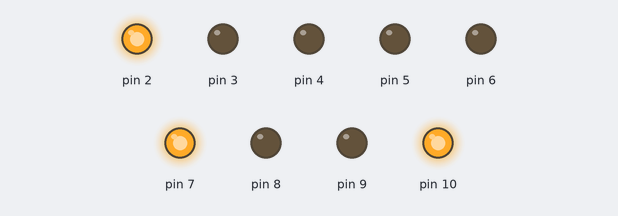
The sketch below on a simulated Arduino Uno, built with avr-gcc and run on an emulated ATmega328P. On the bench: output pins drawn as LEDs (lit = HIGH).

Above: at 0.1 s.
At 7.6 s:
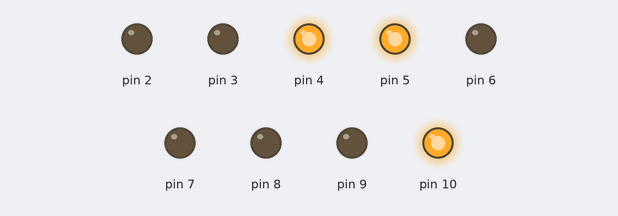
At 13.6 s:
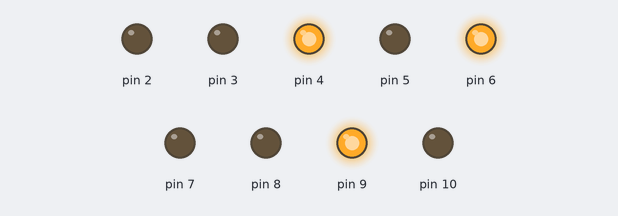
At 21.1 s:
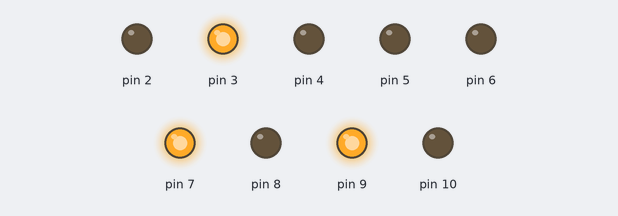
At 28.6 s:
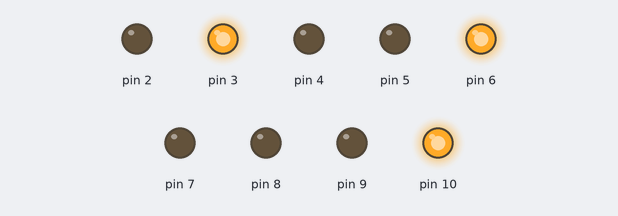
At 37.6 s:
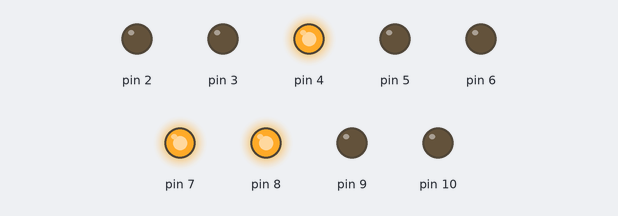
Timing chart, 0 to 39.1 s (numbered marks = the images above):
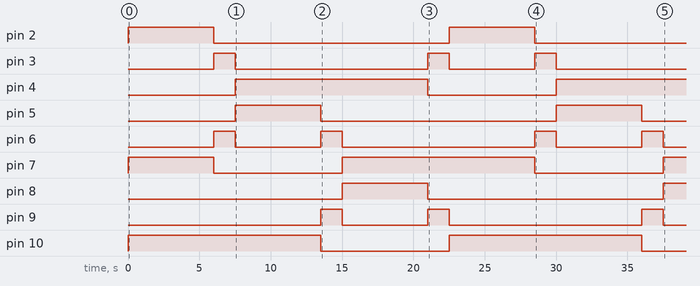

The sketch:

Traffic_Lights_9_Leds.ino
```cpp
void setup() {
  // configure the output pins
  for (int i = 2; i <= 10; i++) {
    pinMode(i, OUTPUT);
  }
}

void loop() {
  digitalWrite(2, HIGH);
  digitalWrite(7, HIGH);
  digitalWrite(10, HIGH);
  digitalWrite(4, LOW);
  digitalWrite(3, LOW);
  digitalWrite(6, LOW);
  digitalWrite(8, LOW);
  digitalWrite(9, LOW);
  digitalWrite(5, LOW);
  delay(6000);

  digitalWrite(3, HIGH);
  digitalWrite(6, HIGH);
  digitalWrite(2, LOW);
  digitalWrite(7, LOW);
  delay(1500);

  digitalWrite(4, HIGH);
  digitalWrite(5, HIGH);
  digitalWrite(10, HIGH);
  digitalWrite(2, LOW);
  digitalWrite(3, LOW);
  digitalWrite(6, LOW);
  digitalWrite(8, LOW);
  digitalWrite(9, LOW);
  digitalWrite(7, LOW);
  delay(6000);

  digitalWrite(9, HIGH);
  digitalWrite(6, HIGH);
  digitalWrite(10, LOW);
  digitalWrite(5, LOW);
  delay(1500);

  digitalWrite(8, HIGH);
  digitalWrite(4, HIGH);
  digitalWrite(7, HIGH);
  digitalWrite(2, LOW);
  digitalWrite(3, LOW);
  digitalWrite(5, LOW);
  digitalWrite(6, LOW);
  digitalWrite(9, LOW);
  digitalWrite(10, LOW);
  delay(6000);

  digitalWrite(9, HIGH);
  digitalWrite(3, HIGH);
  digitalWrite(8, LOW);
  digitalWrite(4, LOW);
  delay(1500);
}
```

Measured:
- by itself, pin 2, pin 5: alternates HIGH for 6.0 s and LOW for 16.5 s
- by itself, pin 3: goes HIGH 1.5 s, LOW 13.5 s, HIGH 1.5 s, LOW 6.0 s, HIGH 1.5 s, then LOW
- by itself, pin 4: LOW → HIGH at 7.5 s, → LOW 13.5 s later, → HIGH 9.0 s later
- by itself, pin 6: LOW → HIGH at 6.0 s, → LOW 1.5 s later, → HIGH 6.0 s later, → LOW 1.5 s later, … (8 changes in this stretch)
- by itself, pin 7: goes HIGH 6.0 s, LOW 9.0 s, HIGH 13.5 s, LOW 9.0 s, then HIGH
- by itself, pin 8: LOW → HIGH at 15.0 s, → LOW 6.0 s later, → HIGH 16.5 s later
- by itself, pin 9: goes HIGH 1.5 s, LOW 6.0 s, HIGH 1.5 s, LOW 13.5 s, HIGH 1.5 s, then LOW
- by itself, pin 10: alternates HIGH for 13.5 s and LOW for 9.0 s
